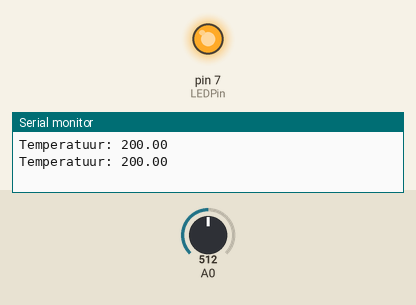
The sketch below on a simulated Arduino Uno, built with avr-gcc and run on an emulated ATmega328P. On the bench: output pins drawn as LEDs (lit = HIGH), the last lines printed to the serial monitor. The test bench sets the inputs (shaded band); at power-on: A0 = 512.

Above: at 1.8 s.
1.9 s: A0 set to 169
3.4 s: A0 set to 137
At 4.9 s:
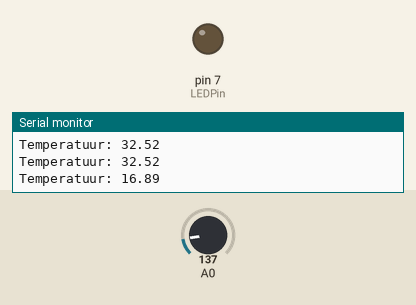
5.5 s: A0 set to 306
At 6.5 s:
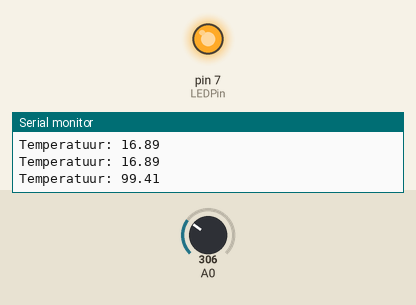
7.5 s: A0 set to 122
At 9.3 s:
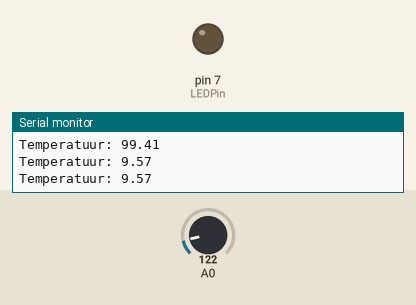
Timing chart, 0 to 10.5 s (numbered marks = the images above; inputs shaded):
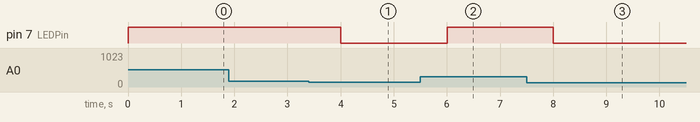

Measured:
- the behaviour switches between 154 and 153 on A0 (found by bisection; images 0 and 1)
- after the input at 3.4 s, pin 7 (LEDPin): HIGH → LOW after 0.60 s
- after the input at 5.5 s, pin 7 (LEDPin): LOW → HIGH after 0.51 s
- after the input at 7.5 s, pin 7 (LEDPin): HIGH → LOW after 0.51 s

The sketch:

TMP36-LEDalarm.ino
```cpp
/*
   Sketch for temperature measurement, using TMP36

   if T>THRESHOLD: Led on
   TMP36 - data: connect to Analog port (A0).
   LED - D7

   2016_0810 PePo added LED
   based upon: http://ardx.org/CODE10

    A simple program to output the current temperature to the IDE's debug window
    For more details on this circuit: http://tinyurl.com/c89tvd
*/

int LEDPin = 7; // D7

// TMP36 Pin Variables
int temperaturePin = 0; // A0
//the analog pin the TMP36's Vout (sense) pin is connected to
//the resolution is 10 mV / degree centigrade
//(500 mV offset) to make negative temperatures an option

// specificeer de THRESHOLD temperatuur voor alarm
const int THRESHOLD = 25;

/*
   setup() - this function runs once when you turn your Arduino on
   We initialize the serial connection with the computer
*/
void setup()
{
  Serial.begin(115200);
  // initialize LED pin as output
  pinMode(LEDPin, OUTPUT);
}


void loop()
{
  //getting the voltage reading from the temperature sensor
  float temperature = getVoltage(temperaturePin);

  // converting from 10 mv per degree wit 500 mV offset
  // to degrees ((voltage - 500mV) times 100)
  // zie datasheet!
  temperature = (temperature - .5) * 100;

  //printing the result
  Serial.print("Temperatuur: "); Serial.println(temperature);

  // set alarm if temperature is above the threshold
  if (temperature > THRESHOLD) {
    // turn the LED on by making the voltage HIGH
    digitalWrite(LEDPin, HIGH);
  } else {
    // turn the LED off by making the voltage LOW
    digitalWrite(LEDPin, LOW);
  }

  //waiting a second before next measurement
  delay(1000);
}

/*
   getVoltage() - returns the voltage on the analog input defined by
   pin
*/
float getVoltage(int pin) {
  return (analogRead(pin) * .004882814); //converting from a 0 to 1023 digital range
  // to 0 to 5 volts (each 1 reading equals ~ 5 millivolts
}
```
